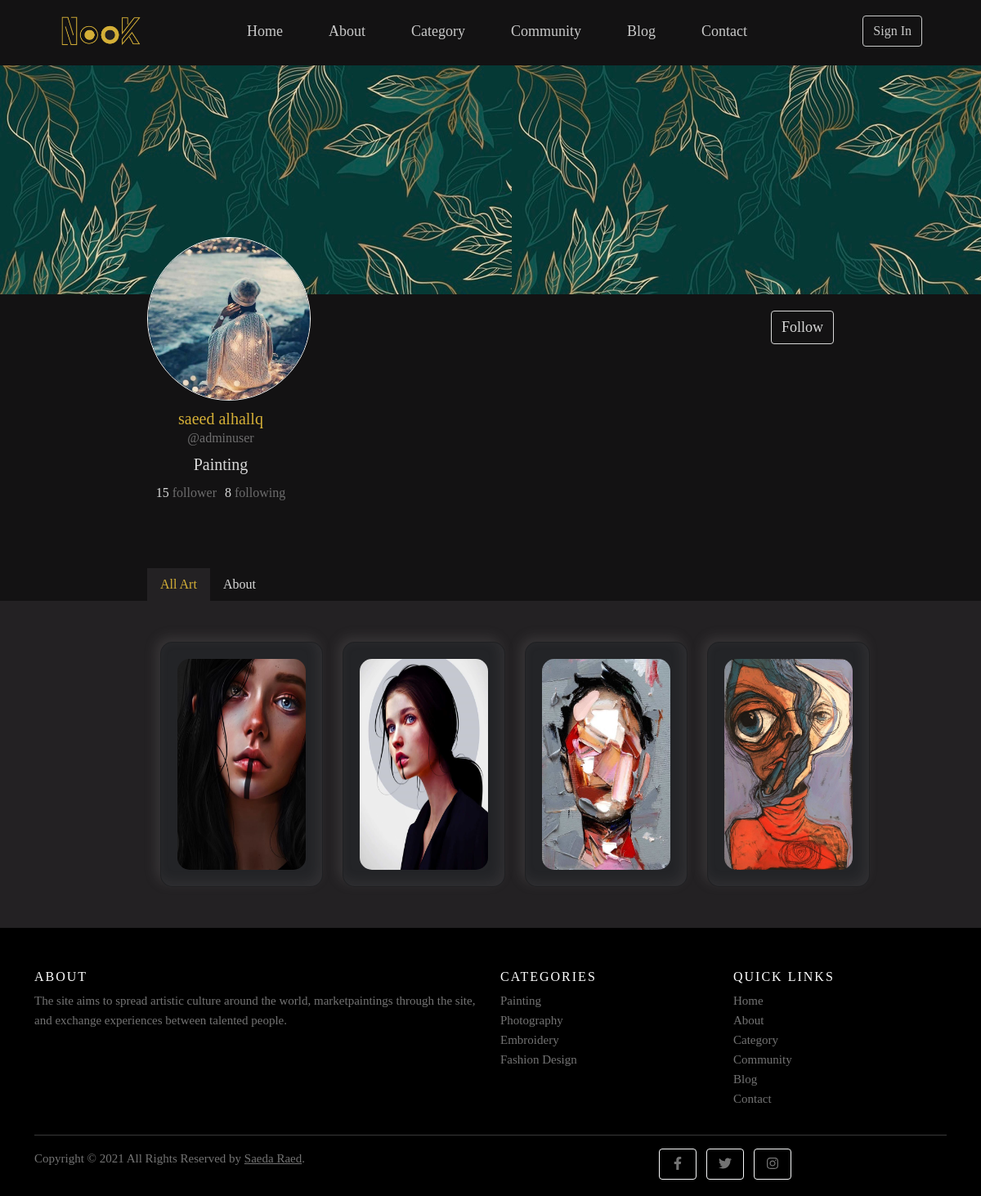
The page /account/profile/1/ on the database its author committed.
### account/models.py (models this page shows, shortened)
class UserProfile(models.Model):
    phone = models.CharField(max_length=10, blank=True, null=True)
    photo = models.ImageField(upload_to='photos', blank=True, null=True)
    type_account = models.CharField(max_length=50, blank=True, null=True)
    category = models.ForeignKey(Category, on_delete=models.CASCADE, related_name='usercategory', blank=True, null=True)
    user = models.ForeignKey(User, on_delete=models.CASCADE, related_name='userprofile')

### pages/models.py (models this page shows)
class Category(models.Model):
    name = models.CharField(max_length=150)
    description = models.TextField(blank=True, null=True)
    photo = models.ImageField(upload_to='category', blank=True, null=True)
    def __str__(self):
        return self.name

class Addwork(models.Model):
    title = models.CharField(max_length=100, blank=True, null=True)
    description = models.CharField(max_length=200, blank=True, null=True)
    price = models.DecimalField(max_digits=6, decimal_places=2, blank=True, null=True)
    photo = models.ImageField(upload_to='works', blank=True, null=True)
    category = models.ForeignKey(Category, on_delete=models.CASCADE, related_name='addworkcategory', blank=True, null=True)
    user = models.ForeignKey(User, on_delete=models.CASCADE, related_name='addworkuser', blank=True, null=True)
    def __str__(self):
        return self.title
    class Meta:
        ordering = ('-id',)

### account/views.py (the view)
# urls.py: path('profile/<int:user_id>/', views.profile, name='profile'),
def profile(request, user_id):
    if request.user.is_authenticated:
        user = User.objects.get(username=request.user.username)
        userprofile = UserProfile.objects.get(user = user)
    else:
        user = User.objects.get(pk = user_id)
        userprofile = UserProfile.objects.get(user = user)
    works = Addwork.objects.filter(user = user)
    print(works)
    context = {
        'title': 'nook | Profile',
        'category': Category.objects.all(),
        'user': user,
        'userprofile': userprofile,
        'works': works
    }
    return render(request, 'account/profile.html', context)

### templates/account/profile.html (shortened to what this page needs)
{% extends 'base.html' %}
{% load static %}
{% block body %}
<div class="profile">
    <div class="headerProfile" style="background-image:url({% static 'images/header.jpg' %}); ">
    </div>
    <div class="parent">
        <div class="info">
            <div class="avtar">
                {% if userprofile.photo %}
                    <img src="{{userprofile.photo.url}}" alt="">
                {% else %}
                    <img src="{% static 'images/avtar.jpg' %}" alt="">
                {% endif %}
            </div>
        </div>
        <div class="foll">
            <button class="btn">Follow</button>
        </div>
    </div>
    <div class="userName">
        <h5 class="name">{{user.first_name}} {{user.last_name}}</h5>
        <p>@{{user.username}}</p>
        <h5>{{userprofile.category|title}}</h5>
        <div class="follow">
            <H6>15 <span style="margin-right: 10px; ">follower</span> </H6>
            <H6>8 <span>following</span></H6>
        </div>
    </div>
    <div class="contentProfile">
        <div class="tab">
            <ul class="nav ">
                <li class="nav-item">
                    <a class="nav-link artPhoto " aria-current="page" href="#">All Art</a>
                </li>
                <li class="nav-item">
                    <a class="nav-link aboutUser" href="#">About</a>
                </li>
            </ul>
        </div>
        <div class="photoGallery">
            <div class="container">
                <div class="artWork">
                    <div class="row">
                        {% for work in works %}
                                <div class="col-lg-3 col-md-4 col-sm-6 col-xs-6">
                                    <div class="card">
                                        <div class="box">
                                                <div class="cont">
                                                    <a href="{% url 'photodetails' work.pk %}">
                                                        <img src="{{work.photo.url}}" alt="">
                                                    </a>
                                                </div>
                                        </div>
                                    </div>
                                </div>
                        {% endfor %}
                    </div>
                </div>
            </div>
        </div>
    </div>
{% endblock %}

### templates/parts/footer.html
{% load static %}
<footer class="site-footer">
    <div class="container">
        <div class="row">
            <div class="col-sm-12 col-md-6" data-aos="fade-right">
                <h6>About</h6>
                <p class="text-justify">The site aims to spread artistic culture
                    around the world, marketpaintings
                    through the site, and exchange
                    experiences between talented people.</p>
            </div>
            <div class="col-xs-6 col-md-3" data-aos="fade-down">
                <h6>Categories</h6>
                <ul class="footer-links">
                    {% for cat in category %}
                        <li><a href="#">{{cat.name|title}}</a></li>
                    {% endfor %}
                </ul>
            </div>
            <div class="col-xs-6 col-md-3" data-aos="fade-down">
                <h6>Quick Links</h6>
                <ul class="footer-links">
                    <li><a href="{% url 'index' %}">Home</a></li>
                    <li><a href="{% url 'about' %}">About</a></li>
                    <li><a href="{% url 'category' %}">Category</a></li>
                    <li><a href="{% url 'community' %}">Community</a></li>
                    <li><a href="{% url 'blog' %}">Blog</a></li>
                    <li><a href="{% url 'contact' %}">Contact</a></li>
                </ul>
            </div>
        </div>
        <hr>
    </div>
    <div class="container">
        <div class="row">
            <div class="col-md-8 col-sm-6 col-xs-12">
                <p class="copyright-text">Copyright &copy; 2021 All Rights Reserved by
                    <a href="#">Saeda Raed</a>.
                </p>
            </div>
            <div class="col-md-4 col-sm-6 col-xs-12">
                <div class="iconSocial">
                    <a class="btn btn-outline-light btn-social mx-1" href="#!"><i class="fab fa-fw fa-facebook-f"></i></a>
                    <a class="btn btn-outline-light btn-social mx-1" href="#!"><i class="fab fa-fw fa-twitter"></i></a>
                    <a class="btn btn-outline-light btn-social mx-1" href="#!"><i class="fab fa-fw fa-instagram"></i></a>
                </div>
            </div>
        </div>
    </div>
</footer>

### static/css/main.css (style rules this page uses)
* { -webkit-box-sizing: border-box; -moz-box-sizing: border-box; -o-box-sizing: border-box; box-sizing: border-box; }
body { background-color: #131213 !important; font-family: Roboto Slab !important; top: 0; left: 0; }
.site-footer { background-color:#000; padding:45px 0 20px; font-size:15px; line-height:24px; color:#737373; }
.site-footer hr { border-top-color:#bbb; opacity:0.5 }
.site-footer h6 { color:#fff; font-size:16px; text-transform:uppercase; margin-top:5px; letter-spacing:2px }
.site-footer a { color:#737373; }
.footer-links { padding-left:0; list-style:none }
.footer-links li { display:block }
.footer-links a { text-decoration: none; color:#737373 }
.copyright-text { margin:0 }
.headerProfile { height: 35vh; }
.parent { display: flex; justify-content: space-between; width: 70%; margin: 0 auto; align-items: center; height: 10vh; }
.parent .info { display: flex; align-items: center; }
.parent .info .avtar { width: 200px; height: 200px; border-radius: 50%; border: 1px solid white; overflow: hidden; position: relative; margin-top: -20px; }
.parent .info .avtar { width: 200px; height: 200px; border-radius: 50%; border: 1px solid white; overflow: hidden; position: relative; margin-top: -20px; background-size: cover; }
.parent .info .avtar img { width: 100%; position: absolute; top: 50%; left: 50%; transform: translate(-50%, -50%); border-radius: 50%; }
.parent button { color: #D9D9D9; font-size: large; border: solid 1px #D9D9D9; }
.userName { color: #d9d9d9; display: flex; flex-direction: column; width: 30%; justify-content: center; align-items: center; margin: 60px 0px 0px 90px; line-height: .5; }
.userName .name { color:#D4AF37 ; }
.userName h6 { color: #D9D9D9; }
.userName .follow { display: flex; color: #D9D9D9; }
.userName .follow span { color: #d9d9d973; }
.userName p { color: #d9d9d977; }
.userName .follow { margin: 5px; text-decoration: none; }
.contentProfile .tab { width: 70%; margin: 70px auto 0px auto; display: flex; justify-content: space-between; }
.contentProfile .tab .nav { width: 35%; }
.contentProfile .tab .nav a { color: #D9D9D9; border-radius: 0; }
.contentProfile .tab .nav .artPhoto { background-color: #232123; color: #D4AF37; border: none; }
.photoGallery { width: 100%; background-color: #232123; }
.photoGallery .row { width: 80%; margin: 0 auto; padding: 20px 0px; }
.row .card { position: relative; width: 100%; height: 300px; box-shadow: -5px -5px 15px rgba(131, 124, 124, 0.233), inset -5px -5px 15px rgba(131, 124, 124, 0.15); border-radius: 15px; margin: 30px; transition: 0.5s; background: #232427; }
.row .card .box { position: absolute; top: 20px; left: 20px; right: 20px; bottom: 20px; border-radius: 15px; display: flex; justify-content: center; align-items: center; overflow: hidden; transition: 0.5s; }
.row .card .box::before { content: ""; position: absolute; top: 0; left: 0; width: 0%; height: 100%; background: rgba(0, 0, 0, 0.7); transition: .7s; }
.row .card .box .cont { text-align: center; height: 100%; }
.row .card .box .cont img { width: 100%; height: 100%; }

### rows shown on the page
UserProfile: photo (picture), category "Painting"
Addwork: photo (picture)
Addwork: photo (picture)
Addwork: photo (picture)
Addwork: photo (picture)
Category: name "Painting"
Category: name "Photography"
Category: name "Embroidery"
Category: name "Fashion Design"

### other values the page prints
{{ user.first_name }} "saeed"
{{ user.last_name }} "alhallq"
{{ user.username }} "adminuser"
